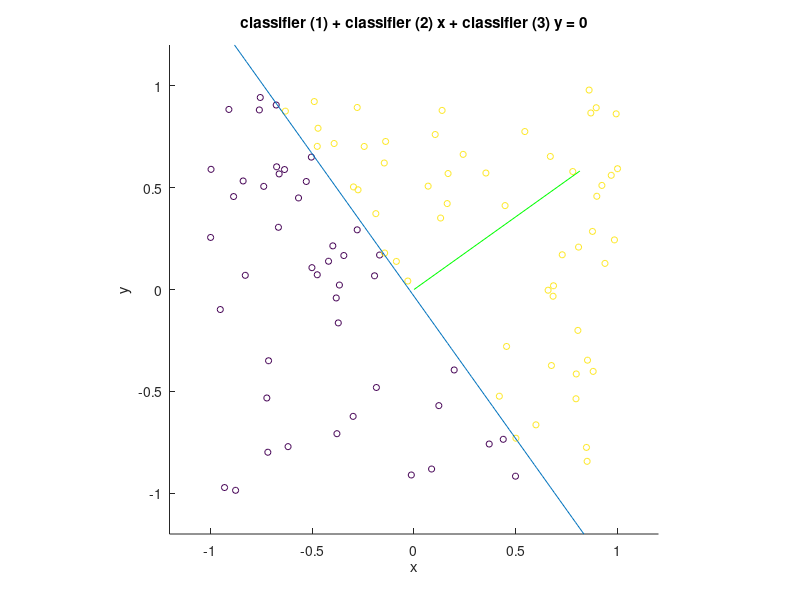

This chart was generated by the following MATLAB code: (Note: this script raises an error after producing the figure.)

hold off
% classify = @(point) sign(separator(1)+ separator(2:end)*point);
% classes = classify(points);

%generate_data: points as column vectors, a random separator, and a classification based on separator
function [points, classes, separator] = generate_data
  points = 2*rand(2,100)-1; %100 column vectors
  points_for_line = 2*rand(2) - 1; %two points to define a line as separator
  vector = planerot([0,1]) * (points_for_line(:,2) - points_for_line(:,1)); % orthogonal difference between points
  vector = vector / norm(vector); %normalize
  distance = dot(vector, points_for_line(:,1)); %bias point
  separator = [-distance, vector']; %form of perceptron
  classes = classify(points, separator);  
end

%classify: points are column vectors, perceptron is row
function classes = classify(points, perceptron) 
  classes = sign(perceptron(1) + perceptron(2:end)*points);
end

%plot_data: plot the data generated, color coded by class
function plot_data(points, classes)
  figure(1)
  hold off
  scatter(points(1,:), points(2,:), 20, classes)
  axis([-1.2, 1.2, -1.2, 1.2], "square")
end

%plot_classifier: plot the line and vector of classifier on top of data
function plot_classifier(classifier)
  figure(1)
  hold on
  ezplot(@(x, y) classifier(1) + classifier(2)*x + classifier(3)*y, [-1.2, 1.2, -1.2, 1.2])
  plot([0,classifier(2)], [0,classifier(3)], 'g-')
  scatter([0,classifier(2)], [0,classifier(3)], 20, 0)
  hold off
end

function [new_perceptron, error_count] = learn(old_perceptron, points, classes)
  guess = classify(points, old_perceptron);
  errors = find(classes!=guess);
  error_count = length(errors);
  if(error_count == 0)
    new_perceptron = old_perceptron;
  else
    i = errors(randi(error_count));
    new_perceptron = old_perceptron + classes(i)*[1,points(:,i)'];
  end
  plot_data(points, classes);
  plot_classifier(new_perceptron);
end

function [classifier, count] = run(classifier, points, classes)
  errors = 1;
  count = 0;
  while(errors > 0)
    [classifier, errors] = learn(classifier, points, classes);
    count+=1;
    usleep(500);
  end
end


[points, classes, separator] = generate_data;

plot_data(points, classes)

plot_classifier(separator)

separator

pause(2)

[classifier, count] = run(classifier, points, classes)
